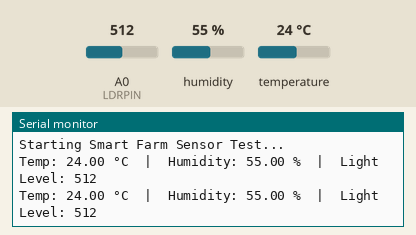
Recording of a sketch running on a simulated Arduino Uno, built with avr-gcc and run on an emulated ATmega328P. On the bench: the last lines printed to the serial monitor. The inputs (shaded band) are chosen by the test bench; at power-on: humidity 55 %, A0 (LDRPIN) = 512, temperature 24 °C.

Above: at 2.8 s.
2.9 s: humidity set to 22 %
At 5.3 s:
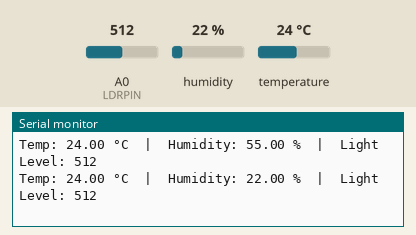
5.6 s: A0 (LDRPIN) set to 716
At 7.3 s:
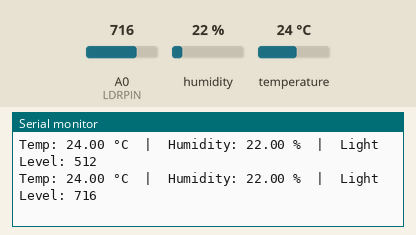
8.3 s: temperature set to 12 °C
At 10.8 s:
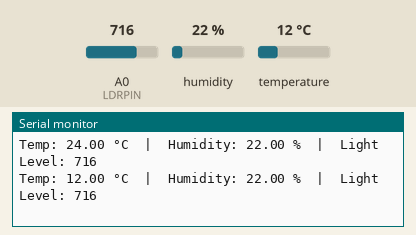
11.0 s: A0 (LDRPIN) set to 900
At 12.6 s:
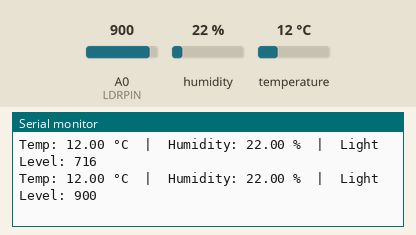
13.7 s: humidity set to 40 %
At 15.6 s:
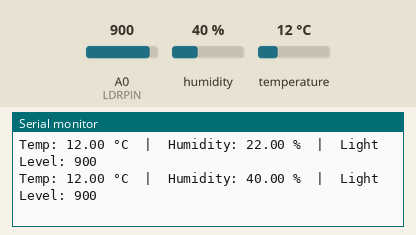
Timing chart, 0 to 17.1 s (numbered marks = the images above; inputs shaded):
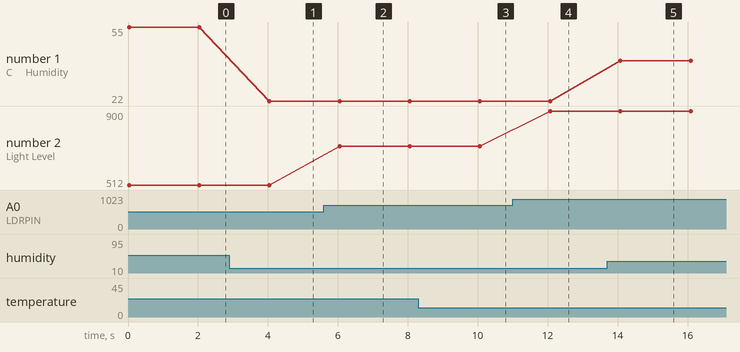

Measured:
- after the input at 2.9 s, the serial monitor: prints a new line after 1.1 s (image 1)
- after the input at 5.6 s, the serial monitor: prints a new line after 0.45 s (image 2)
- after the input at 8.3 s, the serial monitor: prints a new line after 1.8 s (image 3)
- after the input at 11.0 s, the serial monitor: prints a new line after 1.1 s (image 4)
- after the input at 13.7 s, the serial monitor: prints a new line after 0.38 s (image 5)
- plotted number 1: 55 → 22 after the input at 2.9 s, 22 → 40 after the input at 13.7 s
- plotted number 2: 512 → 716 after the input at 5.6 s, 716 → 900 after the input at 11.0 s

The sketch:

ArduinoCode.ino
```cpp
#include "DHT.h"


#define DHTPIN 6
#define DHTTYPE DHT22
#define LDRPIN A0

DHT dht(DHTPIN, DHTTYPE);

void setup() {

  Serial.begin(9600);
  Serial.println("Starting Smart Farm Sensor Test...");

  dht.begin();
}

void loop() {

  float humidity = dht.readHumidity();
  float temperature = dht.readTemperature();


  if (isnan(humidity) || isnan(temperature)) {
    Serial.println("Failed to read");
  } else {
    Serial.print("Temp: ");
    Serial.print(temperature);
    Serial.print(" °C  |  Humidity: ");
    Serial.print(humidity);
    Serial.print(" %  |  ");
  }


  int lightLevel = analogRead(LDRPIN);

  Serial.print("Light Level: ");
  Serial.println(lightLevel);
  delay(2000);
}
```
